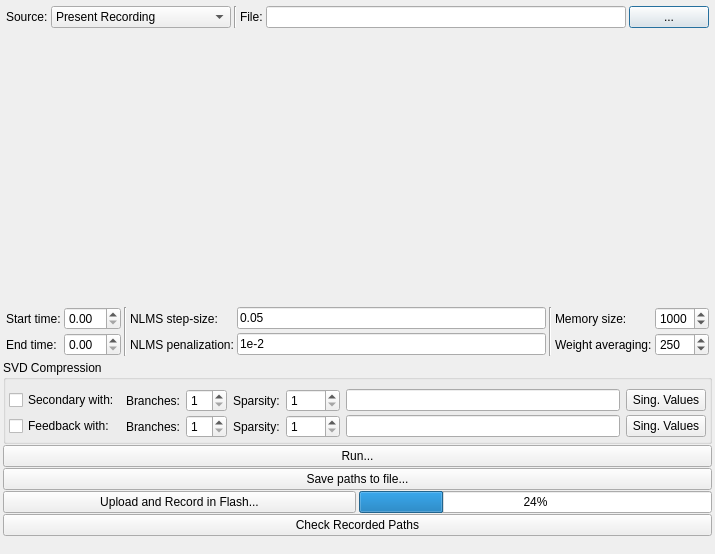
<?xml version="1.0" encoding="UTF-8"?>
<ui version="4.0">
 <class>PathModelingDialog</class>
 <widget class="QDialog" name="PathModelingDialog">
  <property name="geometry">
   <rect>
    <x>0</x>
    <y>0</y>
    <width>715</width>
    <height>554</height>
   </rect>
  </property>
  <property name="windowTitle">
   <string>Path Modeling</string>
  </property>
  <property name="modal">
   <bool>true</bool>
  </property>
  <layout class="QVBoxLayout" name="verticalLayout">
   <property name="spacing">
    <number>1</number>
   </property>
   <property name="leftMargin">
    <number>3</number>
   </property>
   <property name="topMargin">
    <number>3</number>
   </property>
   <property name="rightMargin">
    <number>3</number>
   </property>
   <property name="bottomMargin">
    <number>3</number>
   </property>
   <item>
    <widget class="QWidget" name="widget_3" native="true">
     <layout class="QHBoxLayout" name="horizontalLayout">
      <property name="spacing">
       <number>3</number>
      </property>
      <property name="leftMargin">
       <number>3</number>
      </property>
      <property name="topMargin">
       <number>3</number>
      </property>
      <property name="rightMargin">
       <number>3</number>
      </property>
      <property name="bottomMargin">
       <number>3</number>
      </property>
      <item>
       <widget class="QLabel" name="label_7">
        <property name="sizePolicy">
         <sizepolicy hsizetype="Minimum" vsizetype="Preferred">
          <horstretch>0</horstretch>
          <verstretch>0</verstretch>
         </sizepolicy>
        </property>
        <property name="text">
         <string>Source:</string>
        </property>
       </widget>
      </item>
      <item>
       <widget class="QComboBox" name="comboSource">
        <property name="sizePolicy">
         <sizepolicy hsizetype="Preferred" vsizetype="Fixed">
          <horstretch>1</horstretch>
          <verstretch>0</verstretch>
         </sizepolicy>
        </property>
        <item>
         <property name="text">
          <string>Present Recording</string>
         </property>
        </item>
        <item>
         <property name="text">
          <string>File</string>
         </property>
        </item>
       </widget>
      </item>
      <item>
       <widget class="Line" name="line_3">
        <property name="orientation">
         <enum>Qt::Orientation::Vertical</enum>
        </property>
       </widget>
      </item>
      <item>
       <widget class="QLabel" name="label_8">
        <property name="text">
         <string>File:</string>
        </property>
       </widget>
      </item>
      <item>
       <widget class="QLineEdit" name="fileName">
        <property name="sizePolicy">
         <sizepolicy hsizetype="Expanding" vsizetype="Fixed">
          <horstretch>2</horstretch>
          <verstretch>0</verstretch>
         </sizepolicy>
        </property>
       </widget>
      </item>
      <item>
       <widget class="QPushButton" name="bOpenFile">
        <property name="text">
         <string>...</string>
        </property>
       </widget>
      </item>
     </layout>
    </widget>
   </item>
   <item>
    <widget class="QWidget" name="widget" native="true">
     <property name="sizePolicy">
      <sizepolicy hsizetype="Preferred" vsizetype="Expanding">
       <horstretch>0</horstretch>
       <verstretch>0</verstretch>
      </sizepolicy>
     </property>
     <layout class="QVBoxLayout" name="plotLayout">
      <property name="spacing">
       <number>0</number>
      </property>
      <property name="leftMargin">
       <number>0</number>
      </property>
      <property name="topMargin">
       <number>0</number>
      </property>
      <property name="rightMargin">
       <number>0</number>
      </property>
      <property name="bottomMargin">
       <number>0</number>
      </property>
     </layout>
    </widget>
   </item>
   <item>
    <widget class="QWidget" name="widget_2" native="true">
     <property name="sizePolicy">
      <sizepolicy hsizetype="Minimum" vsizetype="Minimum">
       <horstretch>0</horstretch>
       <verstretch>0</verstretch>
      </sizepolicy>
     </property>
     <layout class="QGridLayout" name="gridLayout">
      <property name="leftMargin">
       <number>3</number>
      </property>
      <property name="topMargin">
       <number>3</number>
      </property>
      <property name="rightMargin">
       <number>3</number>
      </property>
      <property name="bottomMargin">
       <number>3</number>
      </property>
      <property name="spacing">
       <number>3</number>
      </property>
      <item row="0" column="0">
       <widget class="QLabel" name="label">
        <property name="sizePolicy">
         <sizepolicy hsizetype="Preferred" vsizetype="Minimum">
          <horstretch>0</horstretch>
          <verstretch>0</verstretch>
         </sizepolicy>
        </property>
        <property name="text">
         <string>Start time:</string>
        </property>
       </widget>
      </item>
      <item row="0" column="8">
       <widget class="QSpinBox" name="spinMemSize">
        <property name="minimum">
         <number>1</number>
        </property>
        <property name="maximum">
         <number>3000</number>
        </property>
        <property name="value">
         <number>1000</number>
        </property>
       </widget>
      </item>
      <item row="0" column="2" rowspan="2">
       <widget class="Line" name="line">
        <property name="orientation">
         <enum>Qt::Orientation::Vertical</enum>
        </property>
       </widget>
      </item>
      <item row="1" column="1">
       <widget class="QDoubleSpinBox" name="spinEndTime"/>
      </item>
      <item row="1" column="5">
       <widget class="QLineEdit" name="textPenalization">
        <property name="text">
         <string>1e-2</string>
        </property>
       </widget>
      </item>
      <item row="0" column="1">
       <widget class="QDoubleSpinBox" name="spinStartTime"/>
      </item>
      <item row="0" column="4">
       <widget class="QLabel" name="label_3">
        <property name="text">
         <string>NLMS step-size:</string>
        </property>
       </widget>
      </item>
      <item row="1" column="8">
       <widget class="QSpinBox" name="spinAveraging">
        <property name="minimum">
         <number>1</number>
        </property>
        <property name="maximum">
         <number>1000</number>
        </property>
        <property name="value">
         <number>250</number>
        </property>
       </widget>
      </item>
      <item row="1" column="4">
       <widget class="QLabel" name="label_4">
        <property name="text">
         <string>NLMS penalization:</string>
        </property>
       </widget>
      </item>
      <item row="1" column="0">
       <widget class="QLabel" name="label_2">
        <property name="text">
         <string>End time:</string>
        </property>
       </widget>
      </item>
      <item row="0" column="5">
       <widget class="QLineEdit" name="textStepSize">
        <property name="text">
         <string>0.05</string>
        </property>
       </widget>
      </item>
      <item row="1" column="7">
       <widget class="QLabel" name="label_6">
        <property name="text">
         <string>Weight averaging:</string>
        </property>
       </widget>
      </item>
      <item row="0" column="7">
       <widget class="QLabel" name="label_5">
        <property name="text">
         <string>Memory size:</string>
        </property>
       </widget>
      </item>
      <item row="0" column="6" rowspan="2">
       <widget class="Line" name="line_2">
        <property name="orientation">
         <enum>Qt::Orientation::Vertical</enum>
        </property>
       </widget>
      </item>
     </layout>
    </widget>
   </item>
   <item>
    <widget class="QGroupBox" name="groupBox">
     <property name="title">
      <string>SVD Compression</string>
     </property>
     <layout class="QHBoxLayout" name="horizontalLayout_3">
      <property name="leftMargin">
       <number>0</number>
      </property>
      <property name="topMargin">
       <number>6</number>
      </property>
      <property name="rightMargin">
       <number>0</number>
      </property>
      <property name="bottomMargin">
       <number>0</number>
      </property>
      <item>
       <widget class="QWidget" name="widget_5" native="true">
        <property name="styleSheet">
         <string notr="true"/>
        </property>
        <layout class="QGridLayout" name="gridLayout_2">
         <property name="leftMargin">
          <number>3</number>
         </property>
         <property name="topMargin">
          <number>3</number>
         </property>
         <property name="rightMargin">
          <number>3</number>
         </property>
         <property name="bottomMargin">
          <number>3</number>
         </property>
         <property name="verticalSpacing">
          <number>3</number>
         </property>
         <item row="0" column="6">
          <widget class="QPushButton" name="bSValuesSec">
           <property name="text">
            <string>Sing. Values</string>
           </property>
          </widget>
         </item>
         <item row="0" column="4">
          <widget class="QSpinBox" name="spinSparsitySec">
           <property name="minimum">
            <number>1</number>
           </property>
           <property name="maximum">
            <number>1000</number>
           </property>
          </widget>
         </item>
         <item row="1" column="3">
          <widget class="QLabel" name="label_13">
           <property name="text">
            <string>Sparsity:</string>
           </property>
          </widget>
         </item>
         <item row="0" column="3">
          <widget class="QLabel" name="label_11">
           <property name="text">
            <string>Sparsity:</string>
           </property>
          </widget>
         </item>
         <item row="0" column="1">
          <widget class="QLabel" name="label_10">
           <property name="text">
            <string>Branches:</string>
           </property>
          </widget>
         </item>
         <item row="1" column="5">
          <widget class="QLineEdit" name="infoFbk">
           <property name="readOnly">
            <bool>true</bool>
           </property>
          </widget>
         </item>
         <item row="1" column="0">
          <widget class="QCheckBox" name="checksvdfbk">
           <property name="text">
            <string>Feedback with:</string>
           </property>
          </widget>
         </item>
         <item row="0" column="5">
          <widget class="QLineEdit" name="infoSec">
           <property name="readOnly">
            <bool>true</bool>
           </property>
          </widget>
         </item>
         <item row="1" column="6">
          <widget class="QPushButton" name="bSValuesFbk">
           <property name="text">
            <string>Sing. Values</string>
           </property>
          </widget>
         </item>
         <item row="0" column="2">
          <widget class="QSpinBox" name="spinBranchesSec">
           <property name="minimum">
            <number>1</number>
           </property>
           <property name="maximum">
            <number>10</number>
           </property>
          </widget>
         </item>
         <item row="1" column="2">
          <widget class="QSpinBox" name="spinBranchesFbk">
           <property name="minimum">
            <number>1</number>
           </property>
           <property name="maximum">
            <number>10</number>
           </property>
          </widget>
         </item>
         <item row="1" column="1">
          <widget class="QLabel" name="label_12">
           <property name="text">
            <string>Branches:</string>
           </property>
          </widget>
         </item>
         <item row="1" column="4">
          <widget class="QSpinBox" name="spinSparsityFbk">
           <property name="minimum">
            <number>1</number>
           </property>
           <property name="maximum">
            <number>1000</number>
           </property>
          </widget>
         </item>
         <item row="0" column="0">
          <widget class="QCheckBox" name="checksvdsec">
           <property name="text">
            <string>Secondary with:</string>
           </property>
          </widget>
         </item>
        </layout>
       </widget>
      </item>
     </layout>
    </widget>
   </item>
   <item>
    <widget class="QPushButton" name="bRunModeling">
     <property name="text">
      <string>Run...</string>
     </property>
    </widget>
   </item>
   <item>
    <widget class="QPushButton" name="bSaveToFile">
     <property name="text">
      <string>Save paths to file...</string>
     </property>
    </widget>
   </item>
   <item>
    <widget class="QWidget" name="widget_4" native="true">
     <layout class="QHBoxLayout" name="horizontalLayout_2">
      <property name="spacing">
       <number>3</number>
      </property>
      <property name="leftMargin">
       <number>0</number>
      </property>
      <property name="topMargin">
       <number>0</number>
      </property>
      <property name="rightMargin">
       <number>0</number>
      </property>
      <property name="bottomMargin">
       <number>0</number>
      </property>
      <item>
       <widget class="QPushButton" name="bUploadAndRec">
        <property name="sizePolicy">
         <sizepolicy hsizetype="Preferred" vsizetype="Fixed">
          <horstretch>1</horstretch>
          <verstretch>0</verstretch>
         </sizepolicy>
        </property>
        <property name="text">
         <string>Upload and Record in Flash...</string>
        </property>
       </widget>
      </item>
      <item>
       <widget class="QProgressBar" name="progressBar">
        <property name="sizePolicy">
         <sizepolicy hsizetype="Expanding" vsizetype="Fixed">
          <horstretch>1</horstretch>
          <verstretch>0</verstretch>
         </sizepolicy>
        </property>
        <property name="value">
         <number>24</number>
        </property>
       </widget>
      </item>
     </layout>
    </widget>
   </item>
   <item>
    <widget class="QPushButton" name="bCheck">
     <property name="text">
      <string>Check Recorded Paths</string>
     </property>
    </widget>
   </item>
   <item>
    <widget class="QLabel" name="statusLabel">
     <property name="text">
      <string/>
     </property>
    </widget>
   </item>
  </layout>
 </widget>
 <resources/>
 <connections/>
</ui>
